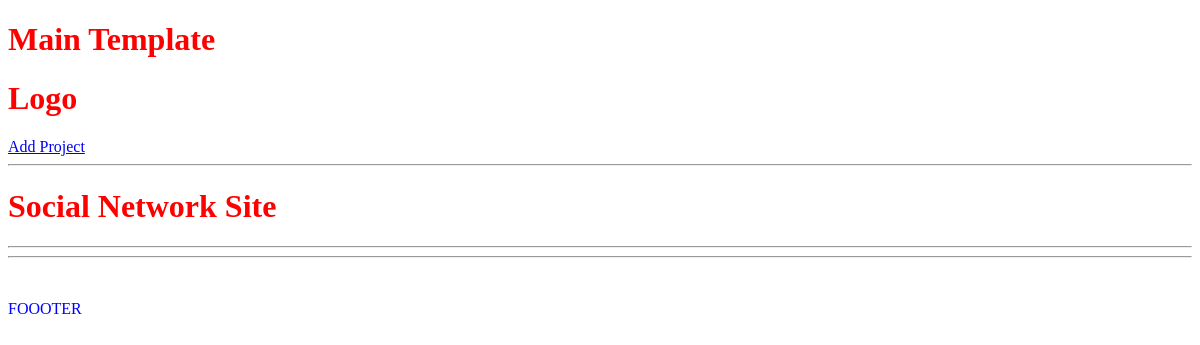
/project/6a56c06c-d983-4b84-925f-1afb0327c0ee/, run on an earlier commit of the app's database.
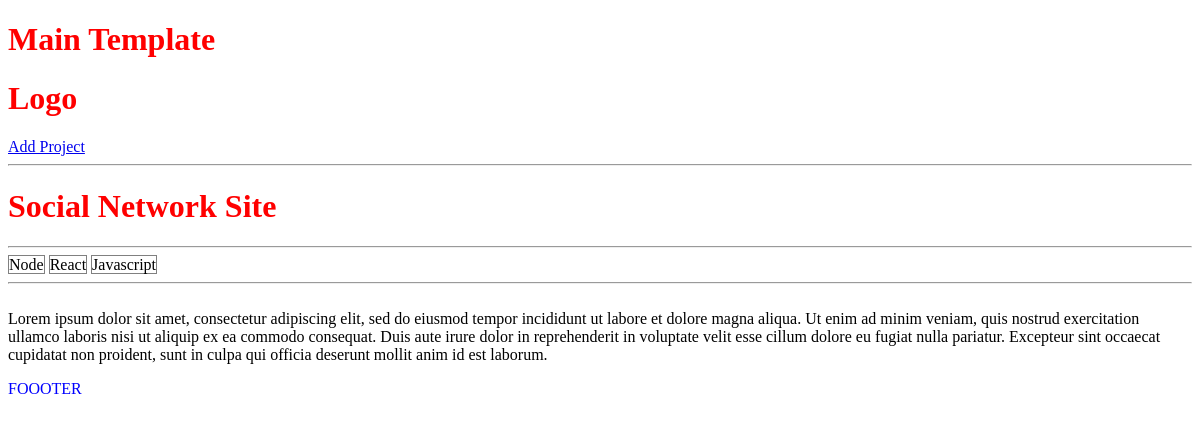
And on a later commit of the database.
### projects/models.py (models this page shows, shortened)
class Project(models.Model):
    title = models.CharField(max_length=200)
    description = models.TextField(null=True, blank=True)
    demo_link = models.CharField(max_length=2000, null=True, blank=True)
    source_link = models.CharField(max_length=2000, null=True, blank=True)
    tags = models.ManyToManyField('Tag', blank=True)
    vote_total = models.IntegerField(default=0, null=True, blank=True)
    vote_ratio = models.IntegerField(default=0, null=True, blank=True)
    created = models.DateTimeField(auto_now_add=True)
    id = models.UUIDField(default=uuid.uuid4, unique=True,
                          primary_key=True, editable=False)

class Tag(models.Model):
    name = models.CharField(max_length=200)
    created = models.DateTimeField(auto_now_add=True)
    id = models.UUIDField(default=uuid.uuid4, unique=True,
                          primary_key=True, editable=False)
    def __str__(self):
        return self.name

### projects/views.py (the view)
# urls.py: path('project/<str:pk>/', views.project, name="project"),
def project(request, pk):
    projObj = Project.objects.get(id=pk)
    return render(request, 'projects/single-project.html', {'project': projObj})

### projects/templates/projects/single-project.html
{%extends 'main.html' %} {% block content %}
<h1>{{project.title}}</h1>
<hr />
{%for tag in project.tags.all%}
<span style="border: 1px solid grey">{{tag}}</span>
{%endfor%}
<hr />
<br />
{{project.description}} {% endblock content %}

What changed in the data, as far as the page shows it:
changed Project "Social Network Site": description (not shown) → "Lorem ipsum dolor sit amet, consectetur adipiscing elit, sed do eiusmod tempor incididunt ut labore et dolore magna aliqua. Ut enim ad minim veniam, quis nostrud exercitation ullamco laboris nisi ut aliquip ex ea commodo consequat. Duis aute irure dolor in reprehenderit in voluptate velit esse cillum dolore eu fugiat nulla pariatur. Excepteur sint occaecat cupidatat non proident, sunt in culpa qui officia deserunt mollit anim id est laborum."
added Tag: name "Node"
added Tag: name "React"
added Tag: name "Javascript"
